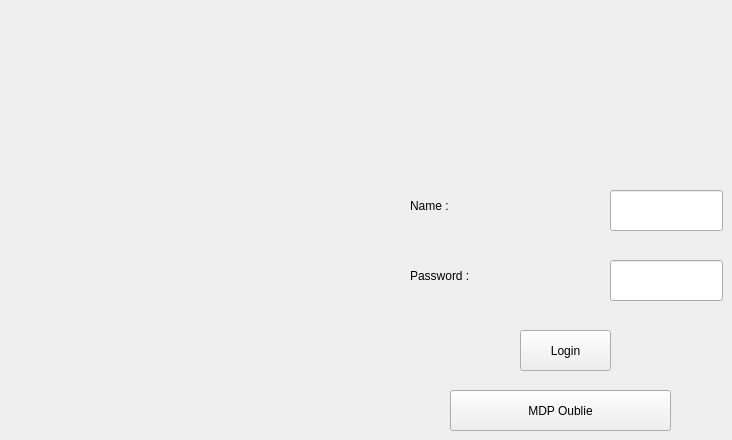
    <widget class="QWidget" name="page">
     <property name="styleSheet">
      <string notr="true">&lt;property name=&quot;styleSheet&quot;&gt;
&lt;string notr=&quot;true&quot;&gt;/* Thème Bleu Foncé Élégant */

QMainWindow {
    background: qlineargradient(x1:0, y1:0, x2:0, y2:1,
                                stop:0 #2C3E50, stop:1 #34495E);
}

QLabel {
    font-size: 14px;
    font-weight: bold;
    color: #ECF0F1;
}

QLineEdit {
    border: 1px solid #566573;
    border-radius: 6px;
    padding: 8px;
    background-color: #2C3E50;
    color: #ECF0F1;
    font-size: 14px;
}
QLineEdit:focus {
    border: 2px solid #3498DB;
    background-color: #34495E;
}

QPushButton {
    background: qlineargradient(x1:0, y1:0, x2:0, y2:1,
                                stop:0 #3498DB, stop:1 #2980B9);
    color: white;
    border-radius: 8px;
    padding: 10px 20px;
    font-weight: bold;
    font-size: 14px;
    border: none;
}
QPushButton:hover {
    background: qlineargradient(x1:0, y1:0, x2:0, y2:1,
                                stop:0 #2980B9, stop:1 #2471A3);
}
QPushButton:pressed {
    background: qlineargradient(x1:0, y1:0, x2:0, y2:1,
                                stop:0 #2471A3, stop:1 #1B4F72);
}

QTableWidget {
    background-color: #2C3E50;
    border: 1px solid #566573;
    gridline-color: #566573;
    selection-background-color: #3498DB;
    selection-color: white;
    color: #ECF0F1;
    font-size: 13px;
}
QHeaderView::section {
    background-color: #3498DB;
    color: white;
    font-weight: bold;
    padding: 10px;
    border: none;
}

QGroupBox {
    border: 2px solid #3498DB;
    border-radius: 8px;
    margin-top: 10px;
    padding: 15px;
    font-weight: bold;
    color: #3498DB;
    background-color: rgba(52, 73, 94, 0.7);
}
QGroupBox::title {
    subcontrol-origin: margin;
    subcontrol-position: top left;
    padding: 5px 10px;
    background-color: #3498DB;
    color: white;
    border-radius: 4px;
}&lt;/string&gt;
&lt;/property&gt;</string>
     </property>
     <widget class="QLabel" name="label_10">
      <property name="geometry">
       <rect>
        <x>410</x>
        <y>190</y>
        <width>91</width>
        <height>31</height>
       </rect>
      </property>
      <property name="text">
       <string>Name : </string>
      </property>
     </widget>
     <widget class="QPushButton" name="btnLogin">
      <property name="geometry">
       <rect>
        <x>520</x>
        <y>330</y>
        <width>91</width>
        <height>41</height>
       </rect>
      </property>
      <property name="text">
       <string>Login</string>
      </property>
     </widget>
     <widget class="QLineEdit" name="lineUser">
      <property name="geometry">
       <rect>
        <x>610</x>
        <y>190</y>
        <width>113</width>
        <height>41</height>
       </rect>
      </property>
      <property name="text">
       <string/>
      </property>
     </widget>
     <widget class="QLineEdit" name="linePass">
      <property name="geometry">
       <rect>
        <x>610</x>
        <y>260</y>
        <width>113</width>
        <height>41</height>
       </rect>
      </property>
      <property name="text">
       <string/>
      </property>
      <property name="echoMode">
       <enum>QLineEdit::EchoMode::Password</enum>
      </property>
     </widget>
     <widget class="QLabel" name="label_11">
      <property name="geometry">
       <rect>
        <x>410</x>
        <y>260</y>
        <width>71</width>
        <height>31</height>
       </rect>
      </property>
      <property name="text">
       <string>Password : </string>
      </property>
     </widget>
     <widget class="QPushButton" name="btnMotDePasseOublie">
      <property name="geometry">
       <rect>
        <x>450</x>
        <y>390</y>
        <width>221</width>
        <height>41</height>
       </rect>
      </property>
      <property name="text">
       <string>MDP Oublie</string>
      </property>
     </widget>
    </widget>
